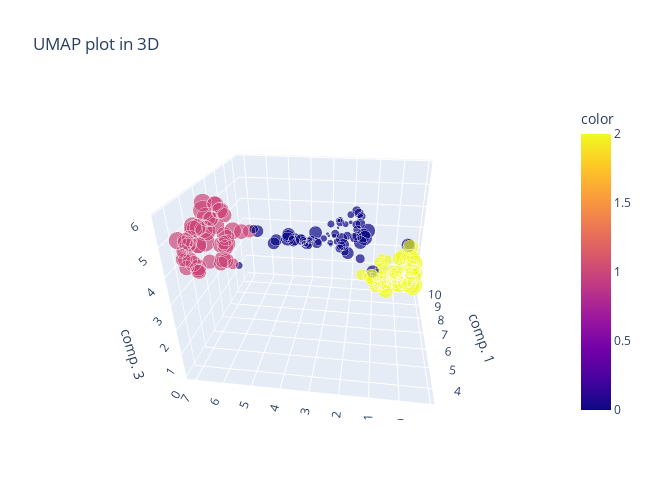

The cell this chart's notebook holds for it:
### Markdown cell above
### UMAP plot in 3D

### Code cell
# UMAP
um = umap.UMAP(n_components=3)
components_umap = um.fit_transform(scaled_X)

# 3D scatter plot
fig = px.scatter_3d(
    components_umap,
    x=0, y=1, z=2,
    color=clusters,
    size=0.1 * np.abs(components[:, 0]), # 
    # size=0.1*np.ones(len(X)), opacity=1,
    title='UMAP plot in 3D',
    labels={'0': 'comp. 1', '1': 'comp. 2', '2': 'comp. 3'},
    width=650, height=500
)
fig.show()

### Figure 1 — Plotly figure (JSON) as saved in the notebook; plotly's stock layout.template omitted (floating-point values rounded to 4 significant figures; data arrays with more than 128 entries replaced by an {"elided": "..."} marker saying what was removed)
{"data": [{"hovertemplate": "comp. 1=%{x}<br>comp. 2=%{y}<br>comp. 3=%{z}<br>size=%{marker.size}<br>color=%{marker.color}<extra></extra>", "legendgroup": "", "marker": {"color": {"elided": "178 int values"}, "coloraxis": "coloraxis", "size": {"elided": "178 float values"}, "sizemode": "area", "sizeref": 0.001078, "symbol": "circle"}, "mode": "markers", "name": "", "scene": "scene", "showlegend": false, "type": "scatter3d", "x": {"elided": "178 float values"}, "y": {"elided": "178 float values"}, "z": {"elided": "178 float values"}}], "layout": {"coloraxis": {"colorbar": {"title": {"text": "color"}}, "colorscale": [[0, "#0d0887"], [0.1111, "#46039f"], [0.2222, "#7201a8"], [0.3333, "#9c179e"], [0.4444, "#bd3786"], [0.5556, "#d8576b"], [0.6667, "#ed7953"], [0.7778, "#fb9f3a"], [0.8889, "#fdca26"], [1, "#f0f921"]]}, "height": 500, "legend": {"itemsizing": "constant", "tracegroupgap": 0}, "scene": {"aspectmode": "auto", "aspectratio": {"x": 1.011, "y": 1.165, "z": 0.8485}, "camera": {"center": {"x": 0, "y": 0, "z": 0}, "eye": {"x": -1.786, "y": -0.2371, "z": 0.9568}, "projection": {"type": "perspective"}, "up": {"x": 0, "y": 0, "z": 1}}, "domain": {"x": [0, 1], "y": [0, 1]}, "xaxis": {"title": {"text": "comp. 1"}, "type": "linear"}, "yaxis": {"title": {"text": "comp. 2"}, "type": "linear"}, "zaxis": {"title": {"text": "comp. 3"}, "type": "linear"}}, "title": {"text": "UMAP plot in 3D"}, "width": 650}}
